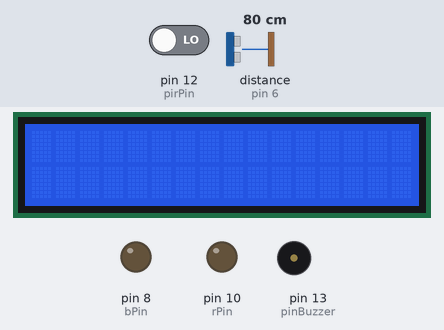
This sketch was run on a simulated Arduino Uno, built with avr-gcc and run on an emulated ATmega328P. Parts: 16×2 character LCD, output pins drawn as LEDs (lit = HIGH), buzzer (waves = sounding). Dashed ring = blinking. Inputs (shaded band) come from the test bench; at power-on: pin 12 (pirPin) LOW, distance to the obstacle (sensor on pin 6) 80 cm. The echo pulse lasts 58.3 µs per cm; pins used as bus, display or sensor lines are not drawn; what the sketch prints to the serial monitor is not drawn.

Above: at 1.2 s.
1.3 s: pin 12 (pirPin) driven HIGH
At 1.94 s:
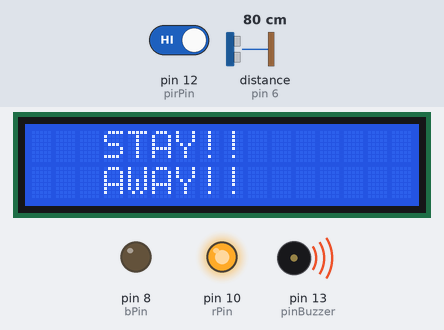
4.0 s: distance to the obstacle (sensor on pin 6) set to 196 cm
At 4.51 s:
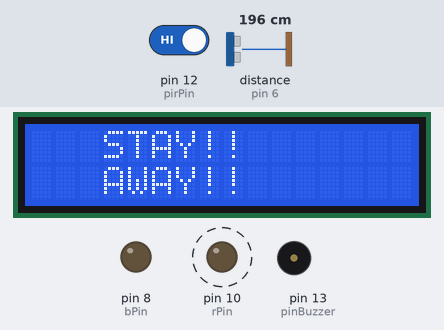
5.5 s: distance to the obstacle (sensor on pin 6) set to 203 cm
At 6.8 s:
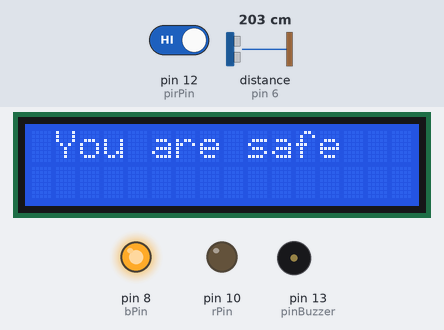
7.1 s: distance to the obstacle (sensor on pin 6) set to 2 cm
At 7.31 s:
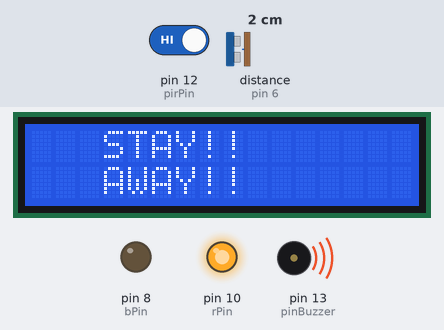
9.8 s: distance to the obstacle (sensor on pin 6) set to 250 cm
At 10.3 s:
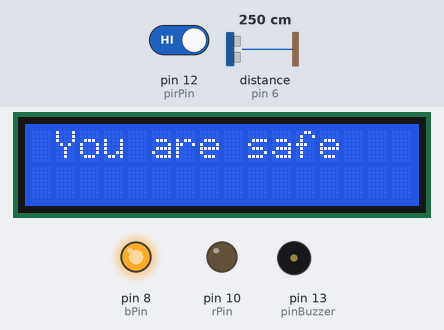
Timing chart, 0 to 12.3 s (numbered marks = the images above; inputs shaded):
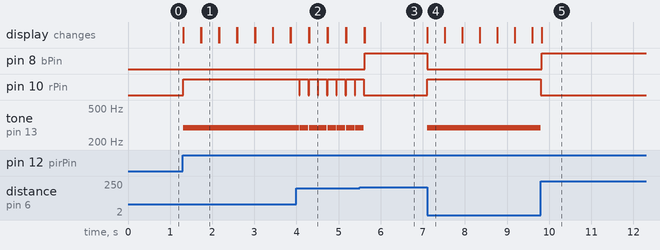

Measured:
- the behaviour switches between 199 and 200 cm on distance to the obstacle (sensor on pin 6) (found by bisection; images 2 and 3)
- after the input at 1.3 s, pin 10 (rPin): LOW → HIGH at once; tone on pin 13 (pinBuzzer): silent → 293 Hz at once; the display: changes at once (image 1)
- after the input at 4.0 s, pin 10 (rPin): alternates HIGH for 0.20 s and LOW for 0.01 s, starting after 0.07 s; tone on pin 13 (pinBuzzer): alternates 293 Hz for 0.20 s and silent for 0.01 s, starting after 0.07 s
- after the input at 5.5 s, pin 8 (bPin): LOW → HIGH after 0.12 s; pin 10 (rPin): goes on until 5.6 s, then stays LOW; tone on pin 13 (pinBuzzer): goes on until 5.6 s, then stays silent; the display: first differs from a run without the input after 0.12 s (image 3)
- after the input at 7.1 s, pin 8 (bPin): HIGH → LOW at once; pin 10 (rPin): LOW → HIGH at once; tone on pin 13 (pinBuzzer): silent → 293 Hz at once; the display: changes at once (image 4)
- after the input at 9.8 s, pin 8 (bPin): LOW → HIGH at once; pin 10 (rPin): HIGH → LOW at once; tone on pin 13 (pinBuzzer): 293 Hz → silent at once; the display: changes at once (image 5)
- what the display in image 1 shows lasts 0.5 s, from 1.7 s to 2.2 s

The sketch:

Electric_Circuit_of_Social_Distance_using_Ultrasonic_Sensor.ino
```cpp
#include<LiquidCrystal.h>

LiquidCrystal lcd(A0, A1, 5, 4, 3, 2);

int triggerPin = 7;
int echoPin = 6;
unsigned long duration;
int distance;
int pinBuzzer =13;
int rPin =10;
int bPin =8;
int pirPin =12;
int isHuman =0;


void setup()
{
  pinMode(triggerPin, OUTPUT);
  pinMode (echoPin, INPUT);
  pinMode(pinBuzzer, OUTPUT);
  pinMode(rPin, OUTPUT);
  pinMode(bPin, OUTPUT);
  pinMode(pirPin, INPUT);
  Serial.begin(9600);

  lcd.begin(16, 2);

}

void loop()
{


  isHuman = digitalRead(pirPin);
  Serial.println(isHuman);
  if (isHuman ==1){

	digitalWrite(triggerPin, LOW);
 	delayMicroseconds(2);
  //clearing the trigger
  	digitalWrite(triggerPin, HIGH);
  	delayMicroseconds(10);
  	digitalWrite(triggerPin, LOW);

  // capturing the time duration for sound wave to travel in microseconds
  	duration = pulseIn(echoPin, HIGH);
  	distance = 0.01723 * duration;
  	Serial.print(distance);
  	Serial.println("cm");

    if  (isHuman == 1 && distance < 200 ){


    digitalWrite(rPin, HIGH);
    digitalWrite(bPin, LOW);
    tone(pinBuzzer,293);
    lcd.clear();
    lcd.setCursor(0,0);
  	lcd.print("   STAY!!");
  	lcd.setCursor(0,1);
  	lcd.print("   AWAY!!");
    delay(200);
    noTone(pinBuzzer);
    digitalWrite(rPin, LOW);
    lcd.clear();

  }
  else {

    digitalWrite(rPin, LOW);
    digitalWrite(bPin, HIGH);
    lcd.setCursor(0,0);
  	lcd.print(" You are safe");
  	lcd.setCursor(0,1);
  	lcd.print("    ");

      }


   }

}
```
